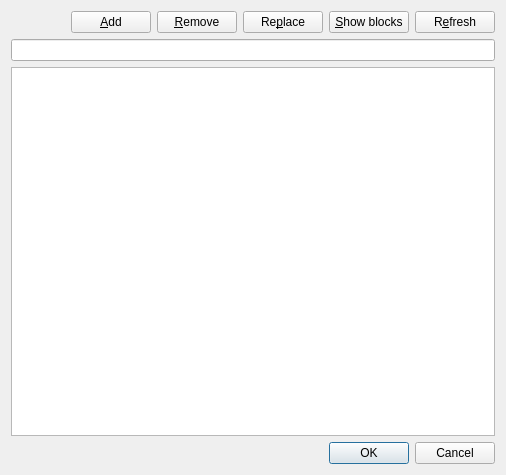
<?xml version="1.0" encoding="UTF-8"?>
<ui version="4.0">
 <class>PaletteListUI</class>
 <widget class="QDialog" name="PaletteListUI">
  <property name="geometry">
   <rect>
    <x>0</x>
    <y>0</y>
    <width>506</width>
    <height>475</height>
   </rect>
  </property>
  <property name="windowTitle">
   <string>PaletteListUI</string>
  </property>
  <layout class="QVBoxLayout" name="verticalLayout">
   <item>
    <layout class="QHBoxLayout" name="horizontalLayout">
     <item>
      <spacer name="horizontalSpacer">
       <property name="orientation">
        <enum>Qt::Orientation::Horizontal</enum>
       </property>
       <property name="sizeHint" stdset="0">
        <size>
         <width>40</width>
         <height>20</height>
        </size>
       </property>
      </spacer>
     </item>
     <item>
      <widget class="QPushButton" name="pushButton">
       <property name="text">
        <string>&amp;Add</string>
       </property>
       <property name="icon">
        <iconset theme="list-add"/>
       </property>
      </widget>
     </item>
     <item>
      <widget class="QPushButton" name="pushButton_2">
       <property name="text">
        <string>&amp;Remove</string>
       </property>
       <property name="icon">
        <iconset theme="list-remove"/>
       </property>
      </widget>
     </item>
     <item>
      <widget class="QPushButton" name="pushButton_4">
       <property name="text">
        <string>Re&amp;place</string>
       </property>
      </widget>
     </item>
     <item>
      <widget class="QPushButton" name="pushButton_5">
       <property name="text">
        <string>&amp;Show blocks</string>
       </property>
      </widget>
     </item>
     <item>
      <widget class="QPushButton" name="pushButton_3">
       <property name="text">
        <string>R&amp;efresh</string>
       </property>
       <property name="icon">
        <iconset theme="view-refresh"/>
       </property>
      </widget>
     </item>
    </layout>
   </item>
   <item>
    <widget class="QLineEdit" name="lineEdit"/>
   </item>
   <item>
    <widget class="QTableView" name="tableView"/>
   </item>
   <item>
    <widget class="QDialogButtonBox" name="buttonBox">
     <property name="standardButtons">
      <set>QDialogButtonBox::StandardButton::Cancel|QDialogButtonBox::StandardButton::Ok</set>
     </property>
    </widget>
   </item>
  </layout>
 </widget>
 <resources/>
 <connections/>
</ui>
